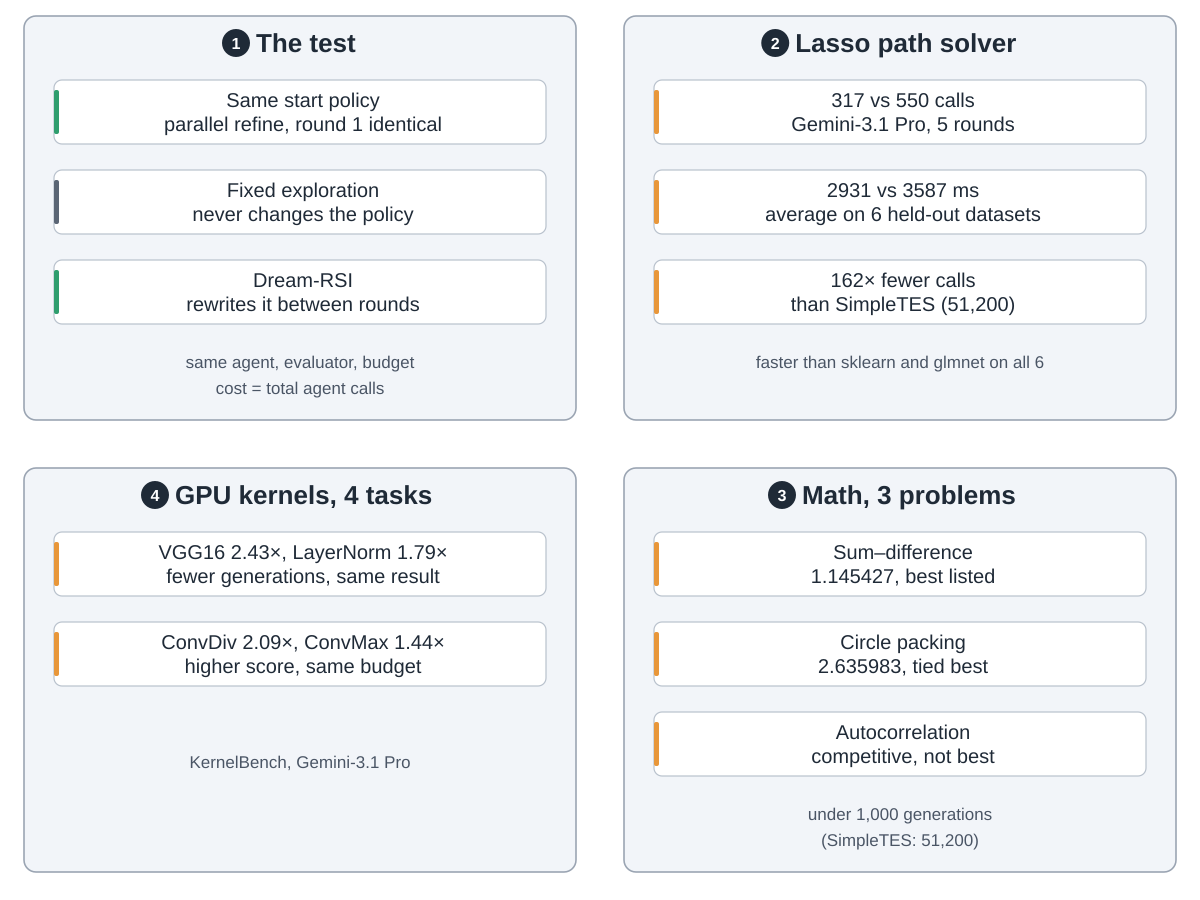

Source code (Python):
"""Dream-RSI results: the test and the three domains.  Numbers from the paper, section 4, Figure 3,
Table 1 and Figure 4, in github.com/zhengkid/Dream-RSI papers/Dream-RSI.pdf (commit 4149ea9), and
the results section of https://dream-rsi.com/ (read 2026-10-05).  Run: python3 results.py

Snake order: 1 the test (top left) -> 2 Lasso path solver (top right) -> 3 math (bottom right)
-> 4 GPU kernels (bottom left)."""
import sys
from pathlib import Path

sys.path.insert(0, str(Path(__file__).resolve().parents[2] / "tools"))
from archdiagram import Diagram  # noqa: E402

d = Diagram("Dream-RSI results",
            "1 The test: both arms start from the same hand-written parallel-refine policy, so round 1 is "
            "identical; Recursive Fixed Exploration never changes it, Dream-RSI rewrites it between rounds. "
            "Same agent, evaluator and budget; cost is the total number of agent calls. "
            "2 Lasso path solver, Gemini-3.1 Pro, 5 rounds: 317 calls against 550, average runtime 2931 ms "
            "against 3587 ms on 6 held-out datasets, and 162 times fewer calls than SimpleTES (51,200); faster "
            "than sklearn and glmnet on all 6. 3 Math, 3 problems, under 1,000 generations: sum-difference "
            "1.145427, the best listed; circle packing 2.635983, tied best; autocorrelation competitive but not "
            "best. 4 GPU kernels, 4 KernelBench tasks: VGG16 and LayerNorm reach the same result with 2.43 and "
            "1.79 times fewer generations; ConvDiv and ConvMax score 2.09 and 1.44 times higher on the same "
            "budget.")

L, R, W = 24, 624, 552
T1, H1 = 16, 404
T2, H2 = 468, 404
CW, CH, GAP = 492, 64, 26


def column(x, top, cards):
    for i, (lbl, kind) in enumerate(cards):
        d.card(x + 30, top + 64 + i * (CH + GAP), lbl, kind, w=CW, h=CH)


d.group(L, T1, W, H1, "The test", 1)
column(L, T1, [("Same start policy|parallel refine, round 1 identical", "plan"),
               ("Fixed exploration|never changes the policy", "data"),
               ("Dream-RSI|rewrites it between rounds", "plan")])
d.note(L + W / 2, T1 + 352, "same agent, evaluator, budget")
d.note(L + W / 2, T1 + 378, "cost = total agent calls")

d.group(R, T1, W, H1, "Lasso path solver", 2)
column(R, T1, [("317 vs 550 calls|Gemini-3.1 Pro, 5 rounds", "critic"),
               ("2931 vs 3587 ms|average on 6 held-out datasets", "critic"),
               ("162× fewer calls|than SimpleTES (51,200)", "critic")])
d.note(R + W / 2, T1 + 352, "faster than sklearn and glmnet on all 6")

d.group(R, T2, W, H2, "Math, 3 problems", 3)
column(R, T2, [("Sum–difference|1.145427, best listed", "critic"),
               ("Circle packing|2.635983, tied best", "critic"),
               ("Autocorrelation|competitive, not best", "critic")])
d.note(R + W / 2, T2 + 352, "under 1,000 generations")
d.note(R + W / 2, T2 + 378, "(SimpleTES: 51,200)")

d.group(L, T2, W, H2, "GPU kernels, 4 tasks", 4)
column(L, T2, [("VGG16 2.43×, LayerNorm 1.79×|fewer generations, same result", "critic"),
               ("ConvDiv 2.09×, ConvMax 1.44×|higher score, same budget", "critic")])
d.note(L + W / 2, T2 + 300, "KernelBench, Gemini-3.1 Pro")

d.save(Path(__file__).with_name("results.svg"))
